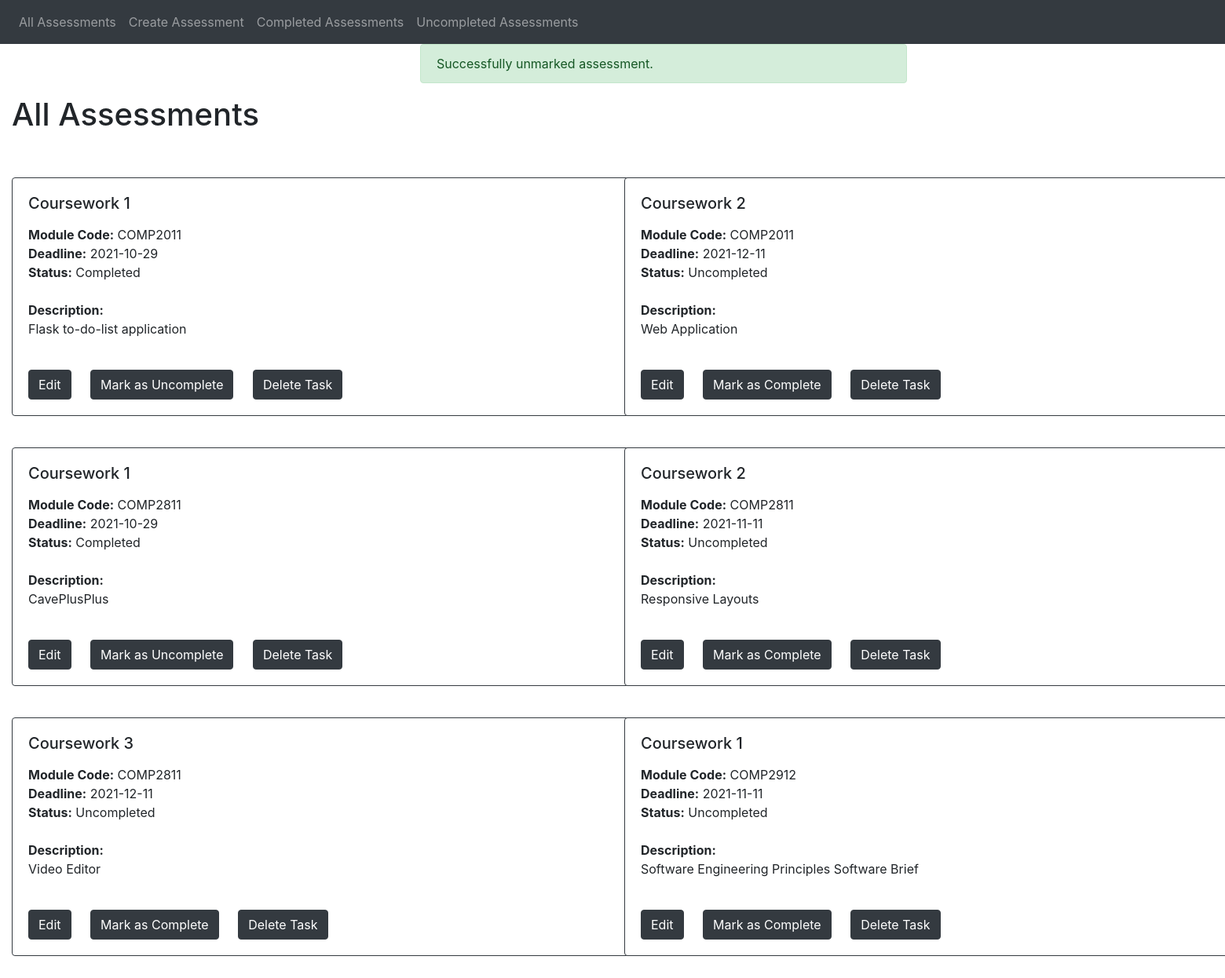
/unmark/1, run on the app's committed database.
### app/models.py (models this page shows)
class Assessment(db.Model):
  id = db.Column(db.Integer, primary_key=True)
  title = db.Column(db.String(100))
  code = db.Column(db.String(10))
  deadline = db.Column(db.Date())
  description = db.Column(db.String(500))
  status = db.Column(db.Boolean())

### app/views.py (the view)
@app.route('/unmark/<task_id>', methods=['GET', 'POST'])
def unmark(task_id):
	description = home_description
	models.Assessment.query.filter_by(id=task_id).update({"status": 0})
	db.session.commit()
	tasks = models.Assessment.query.order_by(models.Assessment.id).all()
	if len(tasks) > 0 :
		description = ''
	flash_unmark()
	return render_template(home_template,title=home_title,description=description,tasks=tasks)

### app/views.py (called while the page is built)
def flash_unmark():
	flash('Successfully unmarked assessment.')

### app/templates/home.html
{% extends "base.html" %}
{% block content %}
<div class="row">
{% for task in tasks %}
<div class="col-sm-6">
  <br>
  <div class="card border-dark mb-3 cardstyle">
    <div class="card-body">
      <h5 class="card-title"> {{ task.title }} </h5>
      <p class="card-text">
        <div><strong>Module Code:</strong> {{ task.code }}</div>
        <div><strong>Deadline:</strong> {{ task.deadline }}</div>
        <div>
          <strong>Status:</strong>
          {% if task.status == 0 %}
            Uncompleted
          {% else %}
            Completed
          {% endif %}
        </div>
        <br>
        <div><strong>Description:</strong></div>
        <div> {{ task.description }} </div>
      </p>
      <br>
      <a href="/edit/{{ task.id }}" class="btn btn-dark card-link">Edit</a>
      {% if task.status == 0 %}
        <a href="/mark/{{ task.id }}" class="btn btn-dark card-link">Mark as Complete</a>
      {% else %}
        <a href="/unmark/{{ task.id }}" class="btn btn-dark card-link">Mark as Uncomplete</a>
      {% endif %}
      <a href="/delete/{{ task.id }}" class="btn btn-dark card-link">Delete Task</a>
      <br>
    </div>
  </div>
</div>
{% endfor %}
</div>
{% endblock %}

### app/static/style.css (style rules this page uses)
body { padding-bottom: 100px; }
.cardstyle { width: 100vmin; }

### data on the page
Assessment: title "Coursework 1", code "COMP2011", deadline "2021-10-29", status "Completed", description "Flask to-do-list application"
Assessment: title "Coursework 2", code "COMP2011", deadline "2021-12-11", status "Uncompleted", description "Web Application"
Assessment: title "Coursework 1", code "COMP2811", deadline "2021-10-29", status "Completed", description "CavePlusPlus"
Assessment: title "Coursework 2", code "COMP2811", deadline "2021-11-11", status "Uncompleted", description "Responsive Layouts"
Assessment: title "Coursework 3", code "COMP2811", deadline "2021-12-11", status "Uncompleted", description "Video Editor"
Assessment: title "Coursework 1", code "COMP2912", deadline "2021-11-11", status "Uncompleted", description "Software Engineering Principles Software Brief"

### other printed values
{{ message }} "Successfully unmarked assessment."
{{ title }} "All Assessments"
